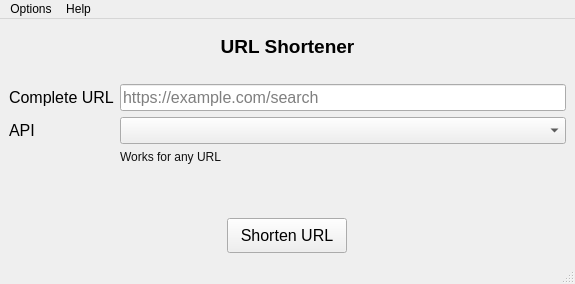
<?xml version="1.0" encoding="UTF-8"?>
<ui version="4.0">
 <class>MainWindow</class>
 <widget class="QMainWindow" name="MainWindow">
  <property name="geometry">
   <rect>
    <x>0</x>
    <y>0</y>
    <width>575</width>
    <height>284</height>
   </rect>
  </property>
  <property name="minimumSize">
   <size>
    <width>496</width>
    <height>264</height>
   </size>
  </property>
  <property name="maximumSize">
   <size>
    <width>575</width>
    <height>284</height>
   </size>
  </property>
  <property name="windowTitle">
   <string>URL Shortener</string>
  </property>
  <property name="windowIcon">
   <iconset>
    <normaloff>../images/icon.png</normaloff>../images/icon.png</iconset>
  </property>
  <widget class="QWidget" name="centralwidget">
   <layout class="QVBoxLayout" name="verticalLayout">
    <item>
     <widget class="QLabel" name="label">
      <property name="minimumSize">
       <size>
        <width>0</width>
        <height>30</height>
       </size>
      </property>
      <property name="maximumSize">
       <size>
        <width>16777215</width>
        <height>23</height>
       </size>
      </property>
      <property name="font">
       <font>
        <pointsize>14</pointsize>
        <weight>75</weight>
        <bold>true</bold>
       </font>
      </property>
      <property name="styleSheet">
       <string notr="true">font-weight: bold;</string>
      </property>
      <property name="text">
       <string>URL Shortener</string>
      </property>
      <property name="alignment">
       <set>Qt::AlignCenter</set>
      </property>
      <property name="margin">
       <number>0</number>
      </property>
     </widget>
    </item>
    <item>
     <layout class="QFormLayout" name="formLayout">
      <property name="sizeConstraint">
       <enum>QLayout::SetMaximumSize</enum>
      </property>
      <property name="topMargin">
       <number>20</number>
      </property>
      <item row="0" column="0">
       <widget class="QLabel" name="label_3">
        <property name="font">
         <font>
          <pointsize>12</pointsize>
         </font>
        </property>
        <property name="styleSheet">
         <string notr="true"/>
        </property>
        <property name="text">
         <string>Complete URL</string>
        </property>
       </widget>
      </item>
      <item row="0" column="1">
       <widget class="QLineEdit" name="lineEditCompleteURL">
        <property name="font">
         <font>
          <pointsize>12</pointsize>
         </font>
        </property>
        <property name="focusPolicy">
         <enum>Qt::StrongFocus</enum>
        </property>
        <property name="styleSheet">
         <string notr="true"/>
        </property>
        <property name="placeholderText">
         <string>https://example.com/search</string>
        </property>
       </widget>
      </item>
      <item row="1" column="0">
       <widget class="QLabel" name="label_2">
        <property name="font">
         <font>
          <pointsize>12</pointsize>
         </font>
        </property>
        <property name="text">
         <string>API</string>
        </property>
       </widget>
      </item>
      <item row="1" column="1">
       <widget class="QComboBox" name="comboBoxAPI">
        <property name="minimumSize">
         <size>
          <width>0</width>
          <height>25</height>
         </size>
        </property>
        <property name="font">
         <font>
          <pointsize>12</pointsize>
         </font>
        </property>
        <property name="editable">
         <bool>false</bool>
        </property>
        <property name="currentText">
         <string/>
        </property>
       </widget>
      </item>
      <item row="2" column="1">
       <widget class="QLabel" name="information">
        <property name="styleSheet">
         <string notr="true">color: #111;</string>
        </property>
        <property name="text">
         <string>Works for any URL</string>
        </property>
       </widget>
      </item>
     </layout>
    </item>
    <item>
     <layout class="QHBoxLayout" name="horizontalLayout">
      <item>
       <spacer name="horizontalSpacer">
        <property name="orientation">
         <enum>Qt::Horizontal</enum>
        </property>
        <property name="sizeHint" stdset="0">
         <size>
          <width>248</width>
          <height>32</height>
         </size>
        </property>
       </spacer>
      </item>
      <item>
       <widget class="QPushButton" name="buttonShortenURL">
        <property name="minimumSize">
         <size>
          <width>120</width>
          <height>35</height>
         </size>
        </property>
        <property name="maximumSize">
         <size>
          <width>140</width>
          <height>16777215</height>
         </size>
        </property>
        <property name="font">
         <font>
          <pointsize>12</pointsize>
         </font>
        </property>
        <property name="text">
         <string>Shorten URL</string>
        </property>
        <property name="autoDefault">
         <bool>false</bool>
        </property>
        <property name="default">
         <bool>false</bool>
        </property>
        <property name="flat">
         <bool>false</bool>
        </property>
       </widget>
      </item>
      <item>
       <spacer name="horizontalSpacer_2">
        <property name="orientation">
         <enum>Qt::Horizontal</enum>
        </property>
        <property name="sizeHint" stdset="0">
         <size>
          <width>248</width>
          <height>32</height>
         </size>
        </property>
       </spacer>
      </item>
     </layout>
    </item>
   </layout>
  </widget>
  <widget class="QMenuBar" name="menubar">
   <property name="geometry">
    <rect>
     <x>0</x>
     <y>0</y>
     <width>575</width>
     <height>21</height>
    </rect>
   </property>
   <widget class="QMenu" name="menuHelp">
    <property name="title">
     <string>Help</string>
    </property>
    <addaction name="actionAbout"/>
    <addaction name="actionCredits"/>
   </widget>
   <widget class="QMenu" name="menuTools">
    <property name="title">
     <string>Options</string>
    </property>
    <addaction name="actionExpand"/>
    <addaction name="separator"/>
    <addaction name="actionQuit"/>
   </widget>
   <addaction name="menuTools"/>
   <addaction name="menuHelp"/>
  </widget>
  <widget class="QStatusBar" name="statusbar"/>
  <action name="actionAbout">
   <property name="icon">
    <iconset>
     <normaloff>../images/about.png</normaloff>../images/about.png</iconset>
   </property>
   <property name="text">
    <string>About</string>
   </property>
  </action>
  <action name="actionList">
   <property name="text">
    <string>List Shortened URLs</string>
   </property>
  </action>
  <action name="actionTextDoc">
   <property name="text">
    <string>Text document</string>
   </property>
  </action>
  <action name="actionExpand">
   <property name="icon">
    <iconset>
     <normaloff>../images/expand.png</normaloff>../images/expand.png</iconset>
   </property>
   <property name="text">
    <string>Expand Shortened URL</string>
   </property>
  </action>
  <action name="actionHTMLDoc">
   <property name="text">
    <string>HTML document</string>
   </property>
  </action>
  <action name="actionQuit">
   <property name="icon">
    <iconset>
     <normaloff>../images/quit.png</normaloff>../images/quit.png</iconset>
   </property>
   <property name="text">
    <string>Quit</string>
   </property>
  </action>
  <action name="actionCredits">
   <property name="icon">
    <iconset>
     <normaloff>../images/credits.png</normaloff>../images/credits.png</iconset>
   </property>
   <property name="text">
    <string>Credits</string>
   </property>
  </action>
 </widget>
 <resources/>
 <connections/>
</ui>
